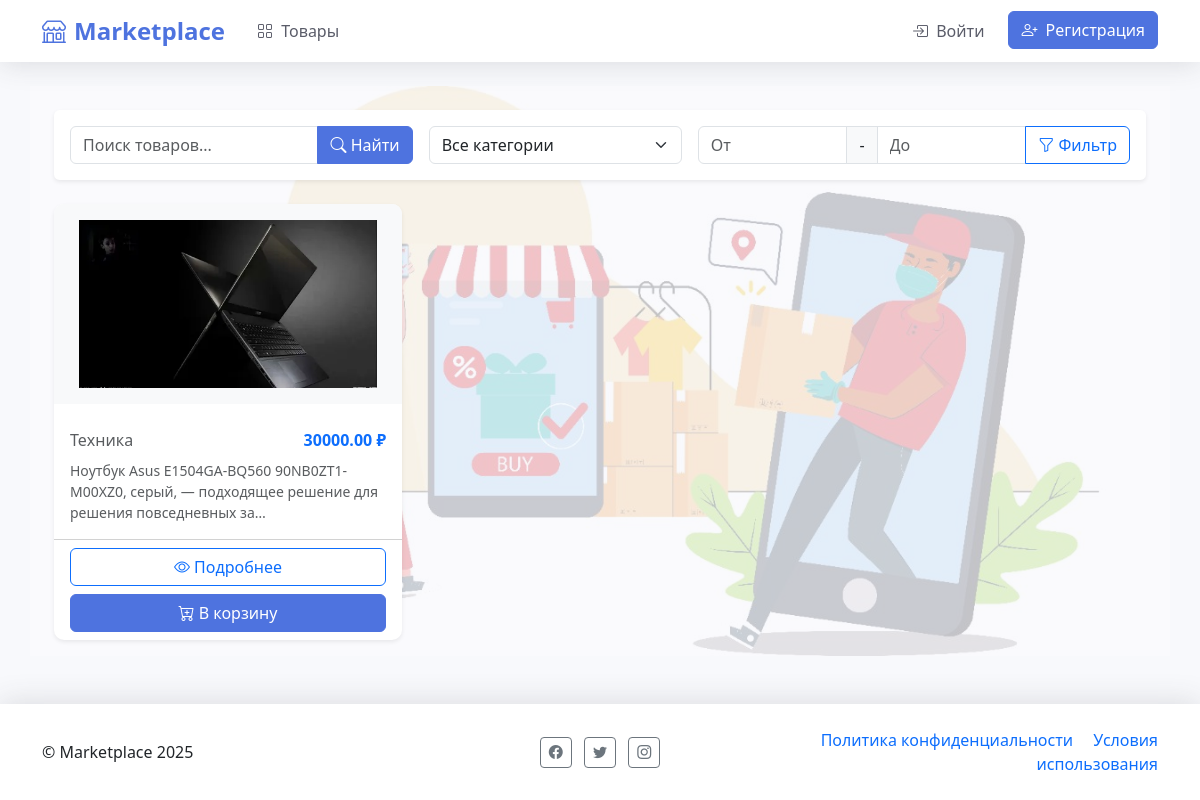
/products/, run on an earlier commit of the app's database.
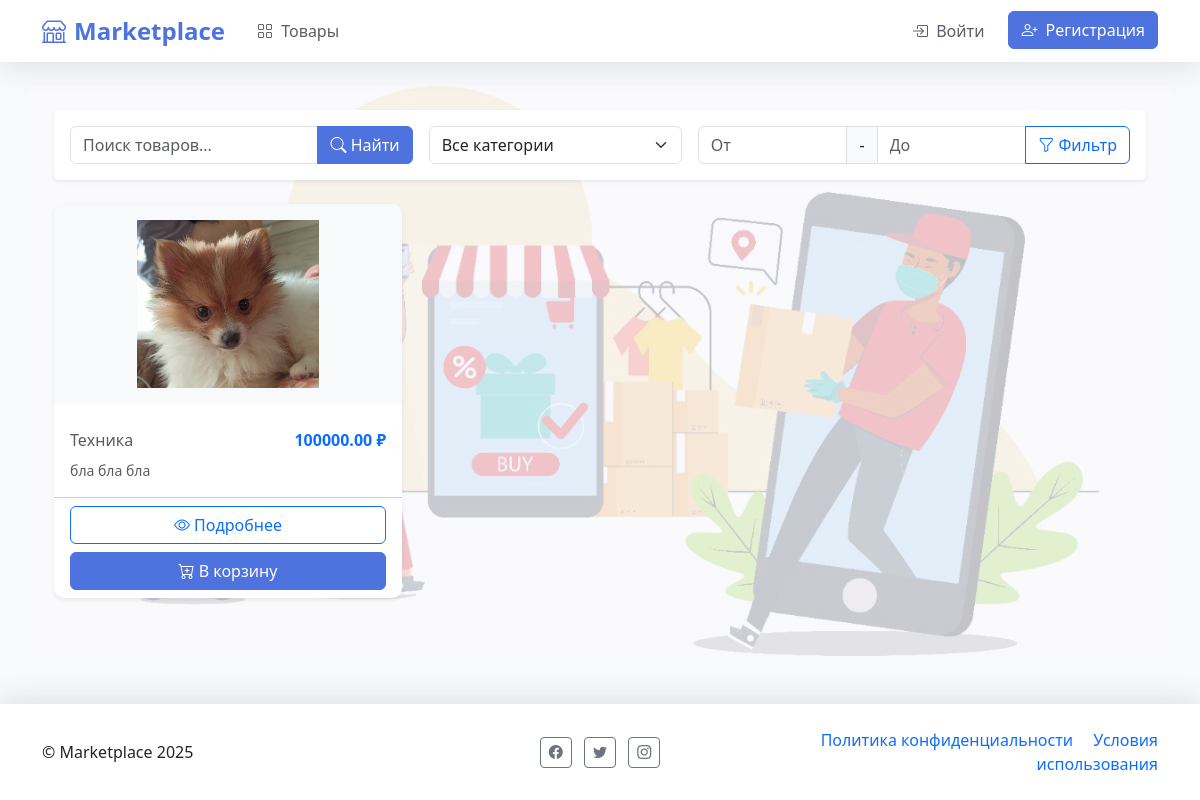
And on a later commit of the database.
### core/models.py (models this page shows, shortened)
class Product(models.Model):
    seller = models.ForeignKey(User, on_delete=models.CASCADE)
    category = models.ForeignKey(Category, on_delete=models.SET_NULL, null=True)
    title = models.CharField(max_length=200)
    description = models.TextField()
    price = models.DecimalField(max_digits=10, decimal_places=2)
    image = models.ImageField(upload_to='products/')
    created_at = models.DateTimeField(auto_now_add=True)
    updated_at = models.DateTimeField(auto_now=True)
    is_active = models.BooleanField(default=True)

class Category(models.Model):
    name = models.CharField(max_length=100)

### core/views.py (the view)
# urls.py: path('products/', ProductListView.as_view(), name='product-list'),
class ProductListView(ListView):
    model = Product
    template_name = 'core/product_list.html'
    context_object_name = 'products'
    paginate_by = 10
    ordering = ['-created_at']  # Сортировка по умолчанию
    def get_queryset(self):
        queryset = super().get_queryset().filter(is_active=True)
        search_query = self.request.GET.get('search')
        if search_query:
            queryset = queryset.filter(
                Q(title__icontains=search_query) |
                Q(description__icontains=search_query)
            )
        category_id = self.request.GET.get('category')
        if category_id:
            queryset = queryset.filter(category_id=category_id)
        min_price = self.request.GET.get('min_price')
        max_price = self.request.GET.get('max_price')
        if min_price:
            queryset = queryset.filter(price__gte=min_price)
        if max_price:
            queryset = queryset.filter(price__lte=max_price)
        return queryset
    def get_context_data(self, **kwargs):
        context = super().get_context_data(**kwargs)
        context['categories'] = Category.objects.all()
        return context

### cart/context_processors.py (called while the page is built)
def cart(request):
    if request.user.is_authenticated:
        cart, created = Cart.objects.get_or_create(user=request.user)
        return {'cart': cart}
    return {'cart': None}

### core/templates/core/product_list.html (shortened to what this page needs)
{% extends 'core/base.html' %}
{% block content %}
<div class="container mt-4">
    <div class="card mb-4 shadow-sm">
        <div class="card-body">
            <form method="get" class="row g-3">
                <div class="col-md-4">
                    <div class="input-group">
                        <input type="text" name="search" class="form-control"
                               placeholder="Поиск товаров..." value="{{ request.GET.search }}">
                        <button type="submit" class="btn btn-primary">
                            <i class="bi bi-search"></i> Найти
                        </button>
                    </div>
                </div>
                <div class="col-md-3">
                    <select name="category" class="form-select" onchange="this.form.submit()">
                        <option value="">Все категории</option>
                    </select>
                </div>
                <div class="col-md-5">
                    <div class="input-group">
                        <input type="number" name="min_price" class="form-control"
                               placeholder="От" value="{{ request.GET.min_price }}">
                        <span class="input-group-text">-</span>
                        <input type="number" name="max_price" class="form-control"
                               placeholder="До" value="{{ request.GET.max_price }}">
                        <button type="submit" class="btn btn-outline-primary">
                            <i class="bi bi-funnel"></i> Фильтр
                        </button>
                    </div>
                </div>
            </form>
        </div>
    </div>
    <div class="row row-cols-1 row-cols-md-2 row-cols-lg-3 g-4">
        {% for product in products %}
        <div class="col">
            <div class="card h-100 product-card shadow-sm">
                <img src="{{ product.image.url }}" class="card-img-top p-3" alt="{{ product.name }}"
                     style="height: 200px; object-fit: contain; background: #f8f9fa;">
                <div class="card-body">
                    <div class="d-flex justify-content-between align-items-center mb-2">
                        <span class="text-muted">{{ product.category.name }}</span>
                        <span class="fw-bold text-primary">{{ product.price }} ₽</span>
                    </div>
                    <p class="card-text text-muted small">{{ product.description|truncatechars:100 }}</p>
                </div>
                <div class="card-footer bg-transparent">
                    <div class="d-grid gap-2">
                        <a href="{% url 'product-detail' product.id %}" class="btn btn-outline-primary">
                            <i class="bi bi-eye"></i> Подробнее
                        </a>
                        <button class="btn btn-primary add-to-cart" data-product-id="{{ product.id }}">
                            <i class="bi bi-cart-plus"></i> В корзину
                        </button>
                    </div>
                </div>
            </div>
        </div>
        {% endfor %}
    </div>
</div>
{% endblock %}

What changed in the data, as far as the page shows it:
changed Product "Техника": image: a different picture; price "30000.00" → "100000.00"; description "Ноутбук Asus E1504GA-BQ560 90NB0ZT1-M00XZ0, серый, — подходящее решение для решения повседневных за…" → "бла бла бла"
